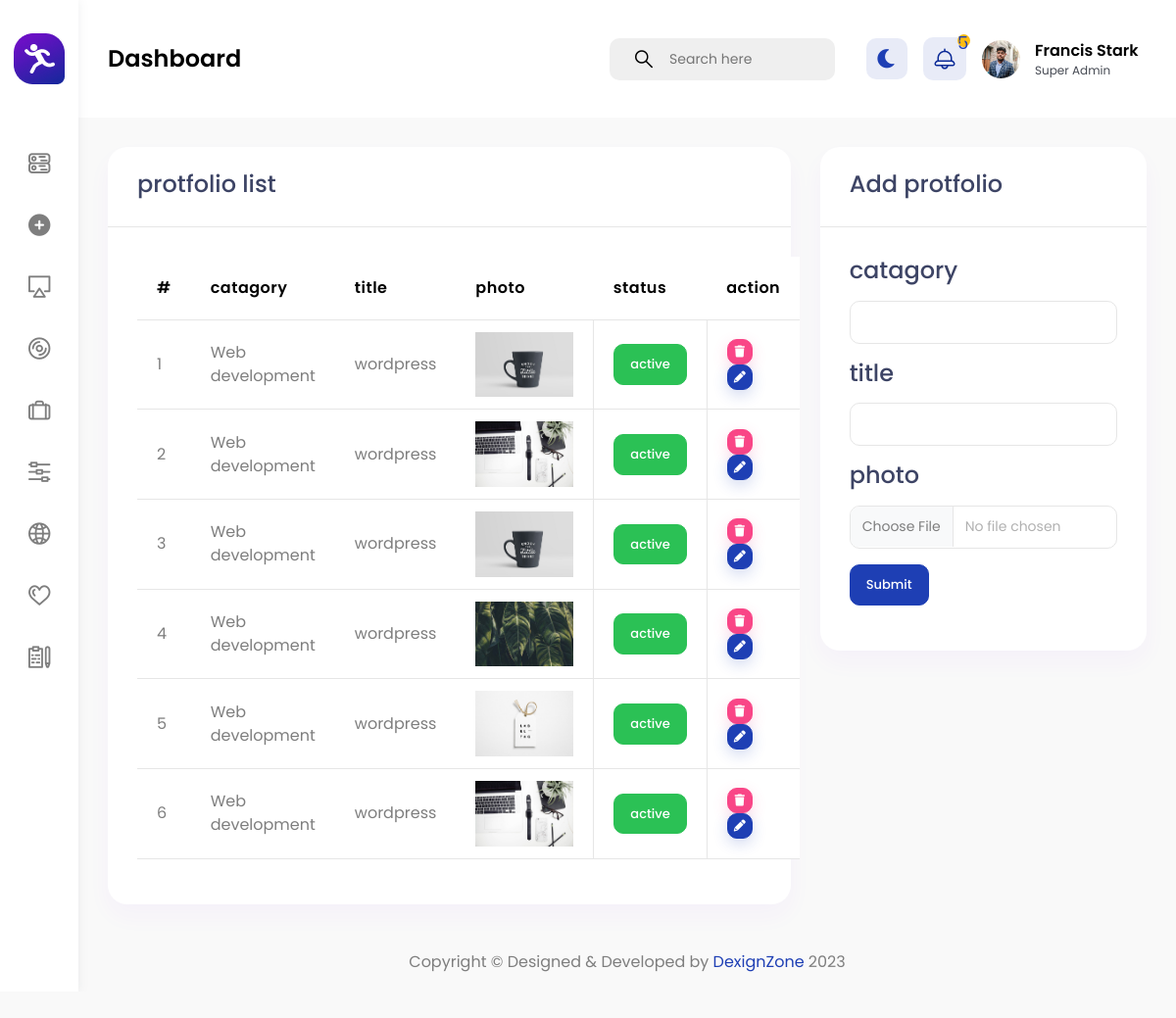
The app's page /protfolio/protfolio.php (signed in) with its own data.
### tables this page shows
CREATE TABLE `users` (
  `id` int NOT NULL,
  `role` int DEFAULT NULL,
  `name` varchar(100) NOT NULL,
  `email` varchar(100) NOT NULL,
  `number` int NOT NULL,
  `gender` varchar(100) NOT NULL,
  `address` text NOT NULL,
  `country` varchar(100) NOT NULL,
  `hobbie` varchar(100) DEFAULT NULL,
  `password` varchar(100) NOT NULL,
  `user_photo` varchar(100) DEFAULT NULL
);

CREATE TABLE `protfolios` (
  `id` int NOT NULL,
  `catagory` varchar(100) NOT NULL,
  `title` varchar(100) NOT NULL,
  `photo` varchar(100) NOT NULL,
  `status` varchar(100) NOT NULL DEFAULT 'deactive'
);

### protfolio/protfolio.php (the view, shortened to what this page needs)
<?php require "../database/db_connect.php" ?>
<?php require "../admin_page/header.php" ?>
<?php
$protfolio_query = "SELECT * FROM protfolios";
$protfolios = mysqli_query($db_connect,$protfolio_query);
?>
<div class="row">
    <div class="col-lg-8">
        <div class="card">
            <div class="card-header">
                <h3>protfolio list</h3>
            </div>
            <div class="card-body">
                <table class="table">
                    <thead>
                        <tr>
                            <th scope="col">#</th>
                            <th scope="col">catagory</th>
                            <th scope="col">title</th>
                            <th scope="col">photo</th>
                            <th scope="col">status</th>
                            <th scope="col">action</th>
                        </tr>
                    </thead>
                    <tbody>
                        <?php foreach ($protfolios as $i => $protfolio) { ?>
                        <tr>
                            <td><?=$i+1?></td>
                            <td><?=$protfolio['catagory']?></td>
                            <td><?=$protfolio['title']?></td>
                            <td><img width="100px" src="../protfolio/image/<?=$protfolio['photo']?>"/></td>
                            <td class="alert">
                                <?php if($protfolio['status']=='active'){ ?>
                                    <a href="protfolio_post.php?id=<?=$protfolio['id']?>"  class="btn btn-success"><?=$protfolio['status']?></a>
                                <?php } else{?>
                                    <a href="protfolio_post.php?id=<?=$protfolio['id']?>" class="btn btn-primary"><?=$protfolio['status']?></a>
                                <?php }?>
                            </td>
                            <td>
                                <a href="protfolio_post.php?id-1=<?=$protfolio['id']?>" class="btn btn-danger shadow btn-xs sharp mr-1"><i class="fa fa-trash"></i></a>
                                <a href="edit_protfolio.php?id=<?=$protfolio['id']?>" class="btn btn-primary shadow btn-xs sharp mr-1"><i class="fa fa-pencil"></i></a>
                            </td>
                        </tr>
                        <?php } ?>
                    </tbody>
                </table>
            </div>
        </div>
    </div>
    <div class="col-lg-4">
        <div class="card">
            <div class="card-header">
                <h3>Add protfolio</h3>
            </div>
            <div class="card-body">
                <form action="protfolio_post.php" method="POST" enctype="multipart/form-data">
                    <div class="mb-3">
                        <label class="form-label" for="catagory" ><h3>catagory</h3></label>
                        <input type="text" class="form-control" name="catagory"/>
                    </div>
                    <div class="mb-3">
                        <label class="form-label" for="title" ><h3>title</h3></label>
                        <input type="text" class="form-control" name="title"/>
                    </div>
                    <div class="mb-3">
                        <label class="form-label" for="photo" ><h3>photo</h3></label>
                        <input type="file" class="form-control" name="photo"/>
                    </div>
                    <div class="mb-3">
                        <button type="submit" class="btn btn-primary" name="btn-1">Submit</button>
                    </div>
                </form>
            </div>
        </div>
    </div>
</div>
<?php require "../admin_page/footer.php" ?>

### admin_page/header.php (shortened to what this page needs)
<?php
$loged_id = $_SESSION["loged_id"];
require '../database/db_connect.php';
$select_user = "SELECT * FROM users WHERE id= '$loged_id'";
$select_id_res = mysqli_query($db_connect,$select_user);
$select_id_assoc = mysqli_fetch_assoc($select_id_res);
$message_count = "SELECT COUNT(*) as total FROM messages WHERE status='deactive'";
$message_res_count = mysqli_query($db_connect,$message_count);
$sfter_assooc_count = mysqli_fetch_assoc($message_res_count);
?>
<!DOCTYPE html>
<html lang="en">
<head>
                    <link href="/sage/admin_page/vendor/chartist/css/chartist.min.css" rel="stylesheet" type="text/css"/>
                    <link href="/sage/admin_page/vendor/owl-carousel/owl.carousel.css" rel="stylesheet" type="text/css"/>
                    <link href="/sage/admin_page/vendor/bootstrap-select/css/bootstrap-select.min.css" rel="stylesheet" type="text/css"/>
                    <link href="/sage/admin_page/css/style.css" rel="stylesheet" type="text/css"/>
</head>
<body>
    <div id="main-wrapper">
        <div class="nav-header">
            <a href="index.html" class="brand-logo" aria-label="Gymove">
                <img class="logo-abbr" src="/SAGE/admin_page/images/logo.png" alt="">
            </a>
        </div>
<header class="header">
	<div class="header-content">
		<nav class="navbar navbar-expand">
			<div class="collapse navbar-collapse justify-content-between">
				<div class="header-left">
					<div class="dashboard_bar">
						Dashboard
					</div>
				</div>
				<ul class="navbar-nav header-right">
					<li class="nav-item">
						<form>
						<input type="hidden" name="_token" value="xFLqzqVT4MkdNcHgZHsrg31HVOv7i2yyXenRGlt8">							<div class="input-group search-area d-lg-inline-flex d-none me-3">
							  <span class="input-group-text" id="header-search">
									<button class="bg-transparent border-0" type="button" aria-label="header-search">
										<i class="flaticon-381-search-2"></i>
									</button>
							  </span>
							  <input type="text" class="form-control" placeholder="Search here" aria-label="Username" aria-describedby="header-search">
							</div>
						</form>
					</li>
					<li class="nav-item dropdown notification_dropdown">
						<a class="nav-link bell dz-theme-mode" href="javascript:void(0);" aria-label="theme-mode">
							<i id="icon-dark" class="fas fa-moon"></i>
						</a>
					</li>
					<li class="nav-item dropdown notification_dropdown">
						<a class="nav-link  ai-icon" href="javascript:void(0)" aria-label="bell" role="button" data-bs-toggle="dropdown">
							<div class="pulse-css"><?=($sfter_assooc_count['total'] <=9)?$sfter_assooc_count['total']:'9+'?></div>
						</a>
					</li>
					<li class="nav-item dropdown header-profile">
						<a class="nav-link" href="javascript:void(0)" role="button" data-bs-toggle="dropdown">
							<?php if($select_id_assoc['user_photo'] != null){ ?>
								<img src="/sage/upload/user_image/<?=$select_id_assoc['user_photo']?>"/>
							<?php }
							else{ ?>
								<img src="/SAGE/admin_page/images/profile/17.jpg" width="20" alt="">
							<?php } ?>
							<div class="header-info">
								<span class="text-black"><strong><?=$select_id_assoc['name']?></strong></span>
								<p class="fs-12 mb-0">Super Admin</p>
							</div>
						</a>
					</li>
				</ul>
			</div>
		</nav>
	</div>
</header>
        <div class="deznav">
	<div class="deznav-scroll">
		<ul class="metismenu" id="menu">
			<li><a class="has-arrow ai-icon" href="../admin_page/admin.php">
					<i class="flaticon-381-networking"></i>
				</a>
			</li>
			<li><a class="has-arrow ai-icon" href="../expertise/skills_add.php">
					<i class="fa fa-plus-circle" aria-hidden="true"></i>
				</a>
			</li>
			<li><a class="has-arrow ai-icon" href="../user/user_list.php">
					<i class="flaticon-381-television"></i>
				</a>
			</li>
			<li><a class="has-arrow ai-icon" href="/sage/logo/logo.php" aria-expanded="false">
					<i class="flaticon-381-compact-disc-1"></i>
				</a>
			</li>
			<li><a class="has-arrow ai-icon" href="/sage/about/about.php">
					<i class="flaticon-381-briefcase"></i>
				</a>
			</li>
			<li><a class="has-arrow ai-icon" href="/sage/Services/service.php">
					<i class="flaticon-381-controls-3"></i>
				</a>
			</li>
			<li><a class="has-arrow ai-icon" href="/sage/protfolio/protfolio.php">
					<i class="flaticon-381-internet"></i>
				</a>
			</li>
			<li><a class="has-arrow ai-icon" href="/sage/team/add_team.php">
					<i class="flaticon-381-heart"></i>
				</a>
			</li>
			<li><a class="has-arrow ai-icon" href="/sage/message/message.php">
					<i class="flaticon-381-notepad"></i>
				</a>
			</li>
		</ul>
	</div>
</div>
<div class="content-body">
	<div class="container-fluid">

### admin_page/footer.php (shortened to what this page needs)
	</div>
</div>
		 <footer class="footer">
	<div class="copyright">
		  <p>Copyright © Designed &amp; Developed by <a href="http://dexignzone.com/" target="_blank">DexignZone</a> 2023</p>
	</div>
</footer>
	</div>
</body>
</html>

### admin_page/header.php (style rules this page uses)
.card { height: auto!important; }

### records on screen
users: user_photo (picture), name "Francis Stark"
protfolios: catagory "Web development", title "wordpress", photo (picture), status "active"
protfolios: catagory "Web development", title "wordpress", photo (picture), status "active"
protfolios: catagory "Web development", title "wordpress", photo (picture), status "active"
protfolios: catagory "Web development", title "wordpress", photo (picture), status "active"
protfolios: catagory "Web development", title "wordpress", photo (picture), status "active"
protfolios: catagory "Web development", title "wordpress", photo (picture), status "active"

### other values on screen
$sfter_assooc_count['total'] "5"
